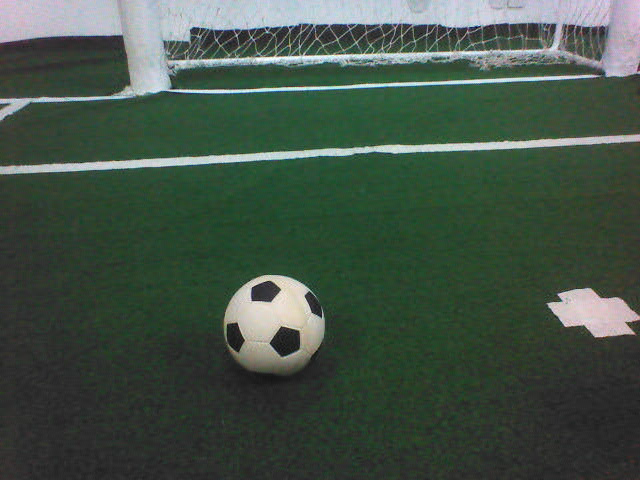
//> input picture OpenCV3/11_26_AddWeight/01.png, 640 x 480 px
$ ./11_26_AddWeight   (built with g++ and OpenCV 4)
//> lines starting //> are read from the running program, lines starting //| are printed output that depends on the picture
#include <opencv2/opencv.hpp>
#include <opencv/cv.h>
#include <opencv/highgui.h>
#include <iostream>
#include <opencv2/highgui/highgui.hpp>

using namespace std;

int main(int argc, char const *argv[])
{
    // [177 lines of commented-out code are left out]
    cv::Mat pic = cv::imread("01.png");
//> pic is the input picture: 480 rows x 640 cols, CV_8UC3; mean B, G, R 69.7, 82.2, 66.5
    cv::Mat g, color;
    cv::cvtColor(pic, g, CV_RGB2GRAY);
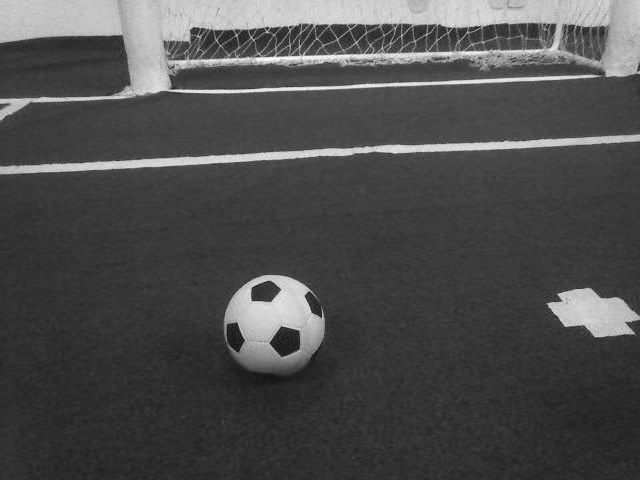
//> g: 480 rows x 640 cols, CV_8UC1; min 11, max 254, mean 76.7
    cout << "channel: " << g.channels() << endl;
//| channel: 1
    cv::Mat Mean, MeanSD;
    double m,sd;
    m = cv::mean(g)[0];
//> m = 76.69
    cout << "Mean: " << m << endl;
//| Mean: 76.6948
    cv::meanStdDev(g,Mean,MeanSD);
//> Mean = [76.69]; MeanSD = [48.53]
    m = Mean.at<double>(0,0);
    sd = MeanSD.at<double>(0,0);
//> sd = 48.53
    cout << "Mean: " << m << "MeanSD: " << sd << endl;
//| Mean: 76.6948MeanSD: 48.5292
    cout << pic.cols << "  " << pic.rows << endl;
//| 640  480
    cout << g.at<int>(0,0) << endl;
//| -976633396
    /* code */
    return 0;
}
